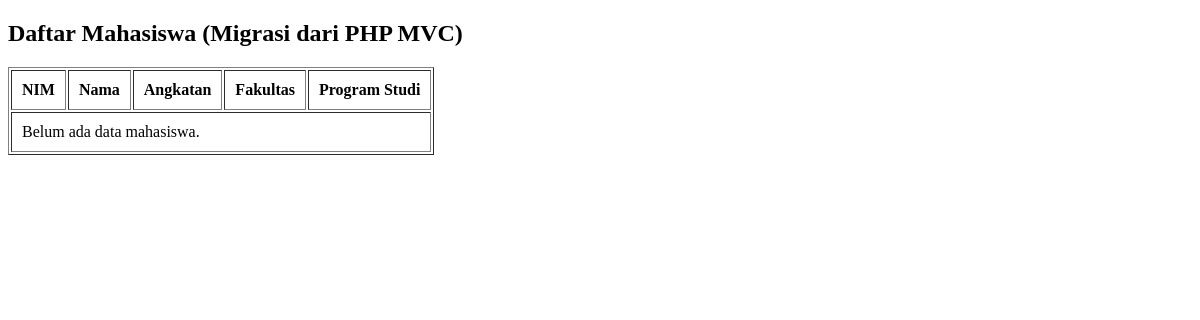
Before: /mahasiswa/ with the older database file.
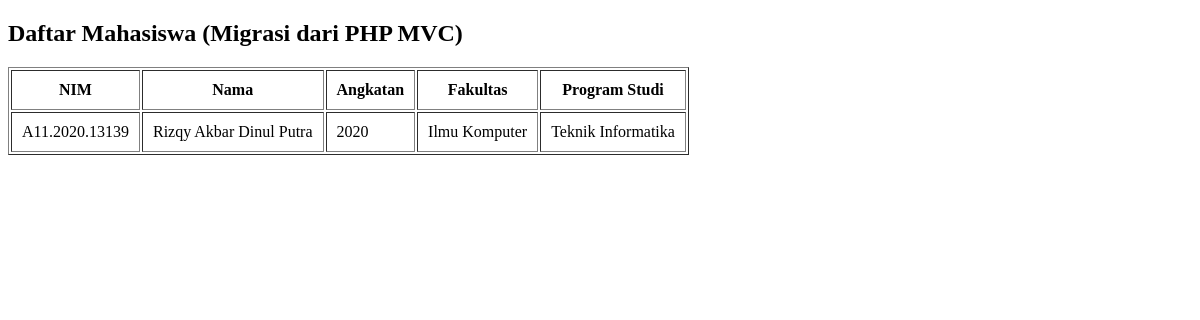
After: the same page with the newer database file.
### coreapp/models.py (models this page shows, shortened)
class Mahasiswa(models.Model):
    nim = models.CharField(max_length=20, unique=True)
    nama = models.CharField(max_length=100)
    angkatan = models.IntegerField()
    fakultas = models.CharField(max_length=100)
    prodi = models.CharField(max_length=100)
    class Meta:
        verbose_name_plural = "Mahasiswa"

### coreapp/views.py (the view)
# urls.py: path('mahasiswa/', mahasiswa_list, name='mahasiswa_list'),
def mahasiswa_list(request):
    data_mahasiswa = Mahasiswa.objects.all() # Ini sama kayak "SELECT * FROM mahasiswa" di PHP
    return render(request, 'mahasiswa_list.html', {'mahasiswa': data_mahasiswa})

### coreapp/templates/mahasiswa_list.html (shortened to what this page needs)
<!DOCTYPE html>
<html lang="id">
<head>
</head>
<body>
    <h2>Daftar Mahasiswa (Migrasi dari PHP MVC)</h2>
    <table border="1" cellpadding="10">
        <tr>
            <th>NIM</th>
            <th>Nama</th>
            <th>Angkatan</th>
            <th>Fakultas</th>
            <th>Program Studi</th>
        </tr>
        {% for mhs in mahasiswa %}
        <tr>
            <td>{{ mhs.nim }}</td>
            <td>{{ mhs.nama }}</td>
            <td>{{ mhs.angkatan }}</td>
            <td>{{ mhs.fakultas }}</td>
            <td>{{ mhs.prodi }}</td>
        </tr>
        {% empty %}
        <tr>
            <td colspan="5">Belum ada data mahasiswa.</td>
        </tr>
        {% endfor %}
    </table>
</body>
</html>

Changed rows visible on the page:
added Mahasiswa: nim "A11.2020.13139", nama "Rizqy Akbar Dinul Putra", angkatan "2020", fakultas "Ilmu Komputer", prodi "Teknik Informatika"
Other visible differences:
text no longer shown: "Belum ada data mahasiswa."
